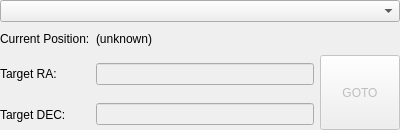
<?xml version="1.0" encoding="UTF-8"?>
<ui version="4.0">
 <class>snowgui::mountcontrollerwidget</class>
 <widget class="QWidget" name="snowgui::mountcontrollerwidget">
  <property name="geometry">
   <rect>
    <x>0</x>
    <y>0</y>
    <width>400</width>
    <height>130</height>
   </rect>
  </property>
  <property name="maximumSize">
   <size>
    <width>16777215</width>
    <height>133</height>
   </size>
  </property>
  <property name="windowTitle">
   <string>Form</string>
  </property>
  <layout class="QVBoxLayout" name="verticalLayout">
   <property name="leftMargin">
    <number>0</number>
   </property>
   <property name="topMargin">
    <number>0</number>
   </property>
   <property name="rightMargin">
    <number>0</number>
   </property>
   <property name="bottomMargin">
    <number>0</number>
   </property>
   <item>
    <widget class="QComboBox" name="mountSelectionBox"/>
   </item>
   <item>
    <widget class="QWidget" name="widget" native="true">
     <layout class="QGridLayout" name="gridLayout">
      <property name="leftMargin">
       <number>0</number>
      </property>
      <property name="topMargin">
       <number>0</number>
      </property>
      <property name="rightMargin">
       <number>0</number>
      </property>
      <property name="bottomMargin">
       <number>0</number>
      </property>
      <item row="2" column="0">
       <widget class="QLabel" name="decLabel">
        <property name="text">
         <string>Target DEC:</string>
        </property>
       </widget>
      </item>
      <item row="2" column="1">
       <widget class="QLineEdit" name="decField">
        <property name="enabled">
         <bool>false</bool>
        </property>
       </widget>
      </item>
      <item row="1" column="2" rowspan="2">
       <widget class="QPushButton" name="gotoButton">
        <property name="enabled">
         <bool>false</bool>
        </property>
        <property name="minimumSize">
         <size>
          <width>75</width>
          <height>75</height>
         </size>
        </property>
        <property name="text">
         <string>GOTO</string>
        </property>
       </widget>
      </item>
      <item row="1" column="0">
       <widget class="QLabel" name="raLabel">
        <property name="text">
         <string>Target RA:</string>
        </property>
       </widget>
      </item>
      <item row="1" column="1">
       <widget class="QLineEdit" name="raField">
        <property name="enabled">
         <bool>false</bool>
        </property>
       </widget>
      </item>
      <item row="0" column="0">
       <widget class="QLabel" name="currentLabel">
        <property name="text">
         <string>Current Position:</string>
        </property>
       </widget>
      </item>
      <item row="0" column="1" colspan="2">
       <widget class="QLabel" name="currentField">
        <property name="text">
         <string>(unknown)</string>
        </property>
       </widget>
      </item>
     </layout>
    </widget>
   </item>
  </layout>
 </widget>
 <resources/>
 <connections/>
</ui>
